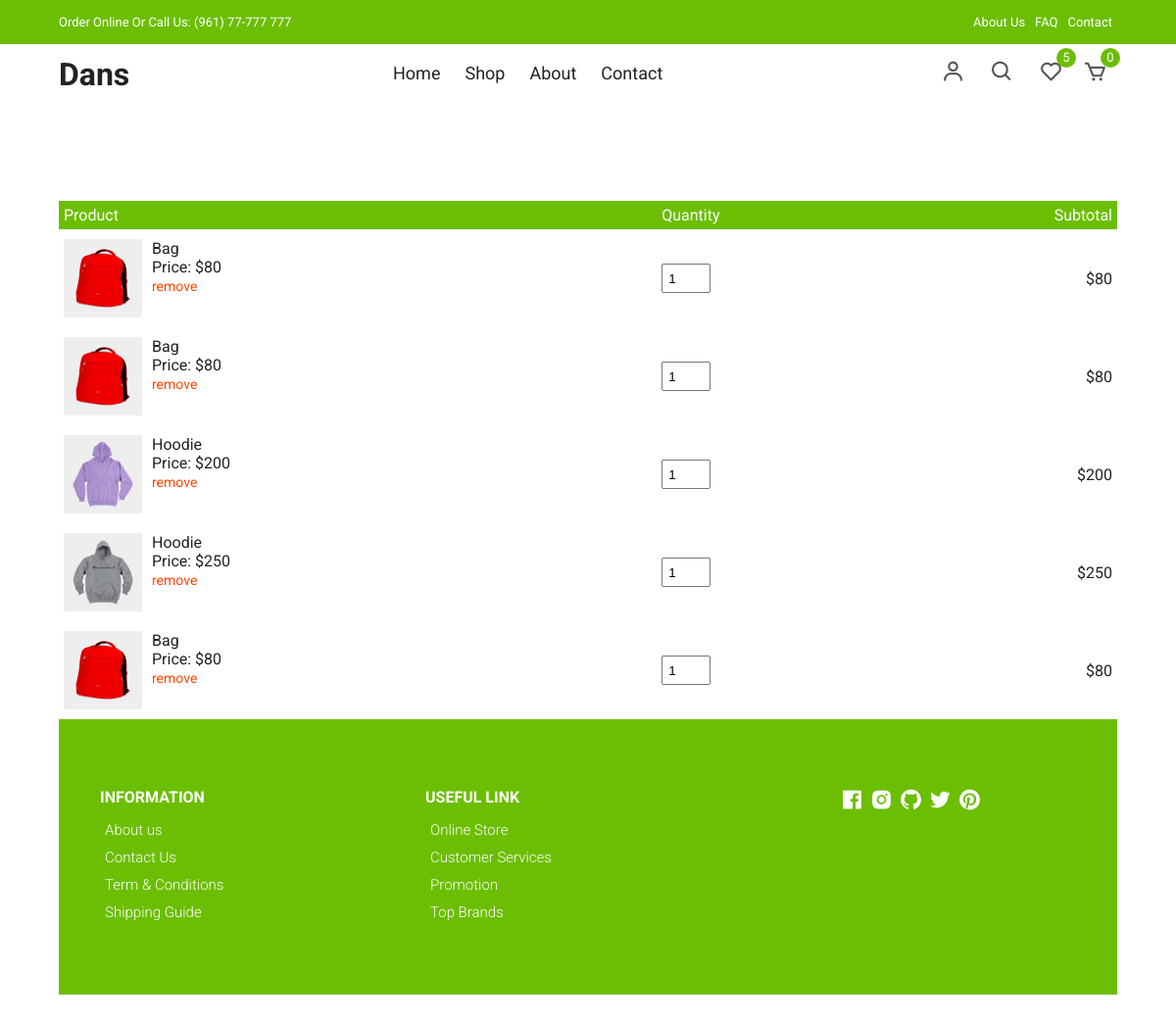
Page /wishlist.php on the committed database.
### tables this page shows
CREATE TABLE `wishlist` (
  `id` int(255) NOT NULL,
  `product_id` varchar(255) NOT NULL,
  `image` varchar(255) NOT NULL,
  `price` varchar(255) NOT NULL,
  `description` varchar(255) NOT NULL,
  `name` varchar(255) NOT NULL,
  `discount` varchar(255) NOT NULL
);

### getwishcount.php (called while the page is built, shortened)
<?php
            $servername = "localhost";
            $username = "root";
            $password = "";
            $dbname = "myshop";
            $connection = new mysqli($servername, $username, $password, $dbname);
            $query = "SELECT COUNT(*) AS total_rows FROM wishlist";
            $result = $connection->query($query);
            if ($result) {
                $row = $result->fetch_assoc();
                $totalRow = $row['total_rows'];
            } else {
                $totalRow = 0;
            }
            ?>

### getcount.php (called while the page is built, shortened)
<?php
            $servername = "localhost";
            $username = "root";
            $password = "";
            $dbname = "myshop";
            $connection = new mysqli($servername, $username, $password, $dbname);
            $query = "SELECT COUNT(*) AS total_rows FROM cart";
            $result = $connection->query($query);
            if ($result) {
                $row = $result->fetch_assoc();
                $totalRows = $row['total_rows'];
            } else {
                $totalRows = 0;
            }
            ?>

### wishlist.php (the view, shortened to what this page needs)
<!DOCTYPE html>
<html lang="en">
  <head>
    <link
      rel="stylesheet"
      href="https://cdn.jsdelivr.net/npm/boxicons@latest/css/boxicons.min.css"
    />
    <link rel="stylesheet" href="./css/styles.css" />
  </head>
  <body>
    <div class="top-nav">
      <div class="container d-flex">
        <p>Order Online Or Call Us: (961) 77-777 777</p>
        <ul class="d-flex">
          <li><a href="#">About Us</a></li>
          <li><a href="#">FAQ</a></li>
          <li><a href="#">Contact</a></li>
        </ul>
      </div>
    </div>
    <?php include 'getcount.php'; ?>
      <?php include 'getwishcount.php'; ?>
    <div class="navigation">
      <div class="nav-center container d-flex">
        <a href="index.html" class="logo"><h1>Dans</h1></a>
        <ul class="nav-list d-flex">
          <li class="nav-item">
            <a href="index.php" class="nav-link">Home</a>
          </li>
          <li class="nav-item">
            <a href="product.php" class="nav-link">Shop</a>
          </li>
          <li class="nav-item">
            <a href="#about" class="nav-link">About</a>
          </li>
          <li class="nav-item">
            <a href="#contact" class="nav-link">Contact</a>
          </li>
        </ul>
        <div class="icons d-flex">
          <a href="login.html" class="icon">
            <i class="bx bx-user"></i>
          </a>
          <div class="icon">
            <i class="bx bx-search"></i>
          </div>
          <a href="wishlist.php">
            <div class="icon">
              <i class="bx bx-heart"></i>
              <span class="d-flex"><?php echo $totalRow; ?></span>
            </div>
          <a href="cart.php" class="icon">
            <i class="bx bx-cart"></i>
            <span class="d-flex"><?php echo $totalRows; ?></span>
          </a>
        </div>
      </div>
    </div>
    <div class="container cart">
    <table>
        <?php
        $servername = "localhost";
        $username = "root";
        $password = "";
        $dbname = "myshop";
        $conn = new mysqli($servername, $username, $password, $dbname);
        $sql = "SELECT * FROM wishlist";
        $result = $conn->query($sql);
        echo '<tr>';
        echo '    <th>Product</th>';
        echo '    <th>Quantity</th>';
        echo '    <th>Subtotal</th>';
        echo '</tr>';
        if ($result->num_rows > 0) {
    while($row = $result->fetch_assoc()) {
        echo '<tr class="cart-item" data-id="' . $row["id"] . '">';
        echo '    <td>';
        echo '        <div class="cart-info">';
        echo '            <img src="' . $row["image"] . '" alt="" />';
        echo '            <div>';
        echo '                <p class="product-description">' . $row["description"] . '</p>';
        echo '                <span class="product-price">Price: $' . $row["price"] . '</span> <br />';
        echo '                <a href="#" class="remove-item">remove</a>';
        echo '            </div>';
        echo '        </div>';
        echo '    </td>';
        echo '    <td><input type="number" value="1" min="1" class="quantity-input" /></td>';
        echo '    <td class="item-price">$' . $row["price"] . '</td>';
        echo '</tr>';
    }
} else {
    echo "<tr><td colspan='3'>Your cart is empty</td></tr>";
}
echo '</table>';
?>
    <footer class="footer">
      <div class="row">
        <div class="col d-flex">
          <h4>INFORMATION</h4>
          <a href="">About us</a>
          <a href="">Contact Us</a>
          <a href="">Term & Conditions</a>
          <a href="">Shipping Guide</a>
        </div>
        <div class="col d-flex">
          <h4>USEFUL LINK</h4>
          <a href="">Online Store</a>
          <a href="">Customer Services</a>
          <a href="">Promotion</a>
          <a href="">Top Brands</a>
        </div>
        <div class="col d-flex">
          <span><i class="bx bxl-facebook-square"></i></span>
          <span><i class="bx bxl-instagram-alt"></i></span>
          <span><i class="bx bxl-github"></i></span>
          <span><i class="bx bxl-twitter"></i></span>
          <span><i class="bx bxl-pinterest"></i></span>
        </div>
      </div>
    </footer>
  </body>
</html>

### styles.css (style rules this page uses)
:root { --white: #fff; --black: #222; --green: #6cbe02; --grey1: #f0f0f0; --grey2: #e9d7d3; }
*, *::before, *::after { margin: 0; padding: 0; box-sizing: inherit; }
html { box-sizing: border-box; font-size: 62.5%; }
body { font-family: 'Roboto', sans-serif; font-size: 1.6rem; background-color: var(--white); color: var(--black); font-weight: 400; font-style: normal; }
a { text-decoration: none; color: var(--black); }
li { list-style: none; }
.container { max-width: 114rem; margin: 0 auto; padding: 0 3rem; }
.d-flex { display: flex; align-items: center; }
.top-nav { background-color: var(--green); font-size: 1.3rem; color: var(--white); }
.top-nav div { justify-content: space-between; height: 4.5rem; }
.top-nav a { color: var(--white); padding: 0 0.5rem; }
.navigation { height: 6rem; line-height: 6rem; }
.nav-center { justify-content: space-between; }
.nav-center .nav-item:not(:last-child) { margin-right: 0.5rem; }
.nav-center .nav-link { font-size: 1.8rem; padding: 1rem; }
.icon { cursor: pointer; font-size: 2.5rem; padding: 0 1rem; color: #555; position: relative; }
.icon:not(:last-child) { margin-right: 0.5rem; }
.icon span { position: absolute; top: 3px; right: -3px; background-color: var(--green); color: var(--white); border-radius: 50%; font-size: 1.3rem; height: 2rem; width: 2rem; justify-content: center; }
.footer { padding: 7rem 1rem; background-color: var(--green); }
footer .row { display: grid; grid-template-columns: 1fr 1fr 1fr; max-width: 99.6rem; margin: 0 auto; }
.footer .col { flex-direction: column; color: var(--white); align-items: flex-start; }
.footer .col:last-child { flex-direction: row; justify-content: center; }
.footer .col:last-child span { font-size: 2.5rem; margin-right: 0.5rem; color: var(--white); }
.footer .col a { color: var(--white); font-size: 1.5rem; padding: 0.5rem; font-weight: 300; }
.footer .col h4 { margin-bottom: 1rem; }
.cart { margin: 10rem auto; }
table { width: 100%; border-collapse: collapse; }
.cart-info { display: flex; flex-wrap: wrap; }
th { text-align: left; padding: 0.5rem; color: #fff; background-color: var(--green); font-weight: normal; }
td { padding: 1rem 0.5rem; }
td input { width: 5rem; height: 3rem; padding: 0.5rem; }
td a { color: orangered; font-size: 1.4rem; }
td img { width: 8rem; height: 8rem; margin-right: 1rem; }
td:last-child { text-align: right; }
th:last-child { text-align: right; }

### rows in the picture
wishlist: image (picture), description "Bag", price "80"
wishlist: image (picture), description "Bag", price "80"
wishlist: image (picture), description "Hoodie", price "200"
wishlist: image (picture), description "Hoodie", price "250"
wishlist: image (picture), description "Bag", price "80"

### other values in the picture
$totalRow "5"
$totalRows "0"
